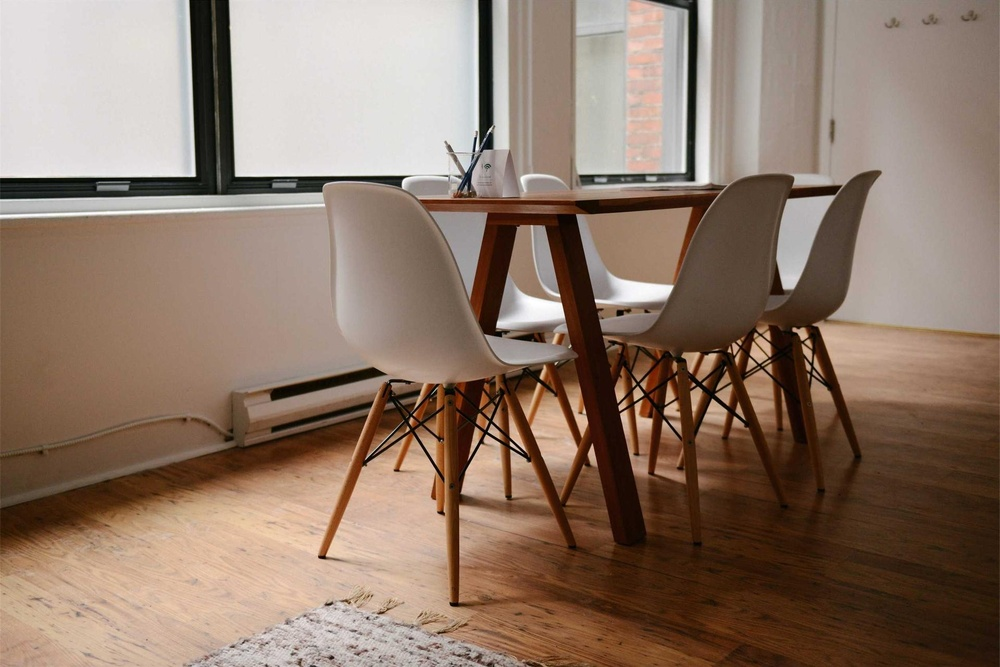
#> input picture .claude/skills/design-taste-frontend/assets/components/fx-photo/meeting-room.jpg, 1000 x 667 px, shrunk from 1920 x 1280 before the run
$ python -i finitura.py   (imports and definitions only)
#> lines starting #> are read from the running program, lines starting #| are printed output that depends on the picture
#> further down, picture is the input picture: PIL image 1000x667 RGB; mean R, G, B 142.5, 120.7, 105.5
"""Finitura fotografica dei fotogrammi: alone sulle alte luci, vignettatura, grana.

    python film/finitura.py ingresso.png uscita.jpg [--grana 2.0] [--vignetta 0.16] [--seme 1]

La grana usa un seme: con lo stesso seme due fotogrammi hanno la stessa grana (utile per i fermi immagine),
con semi diversi la grana cambia da un fotogramma all'altro come in una ripresa vera.
"""
import argparse

import numpy as np
from PIL import Image, ImageFilter


def finisci(img, grana=2.0, vignetta=0.16, alone=0.10, seme=1, luce=None):
    """`luce` = (x, y, raggio, forza): una pozza di luce centrata in (x, y), in frazioni dell'immagine.
    Fuori dal raggio l'immagine scurisce fino a `forza`. È ferma sullo schermo: nel sito la stessa
    sfumatura sta sopra il tessuto che scorre."""
#> called with grana = 2, vignetta = 0.16, alone = 0.1, seme = 1
    a = np.asarray(img.convert("RGB"), np.float32) / 255.0
    h, w, _ = a.shape
#> h = 667; w = 1000
    if luce is not None:
        lx, ly, raggio, forza = luce
        yy, xx = np.mgrid[0:h, 0:w].astype(np.float32)
        d = np.hypot((xx / w - lx), (yy / h - ly) * h / w) / raggio
        cade = np.clip((d - 0.35) / 0.9, 0, 1)
        cade = cade * cade * (3 - 2 * cade)
        a = a * (1 - forza * cade)[..., None]
    # alone: le parti più luminose sbordano appena, come attraverso un obiettivo
    lum = a.max(axis=2)
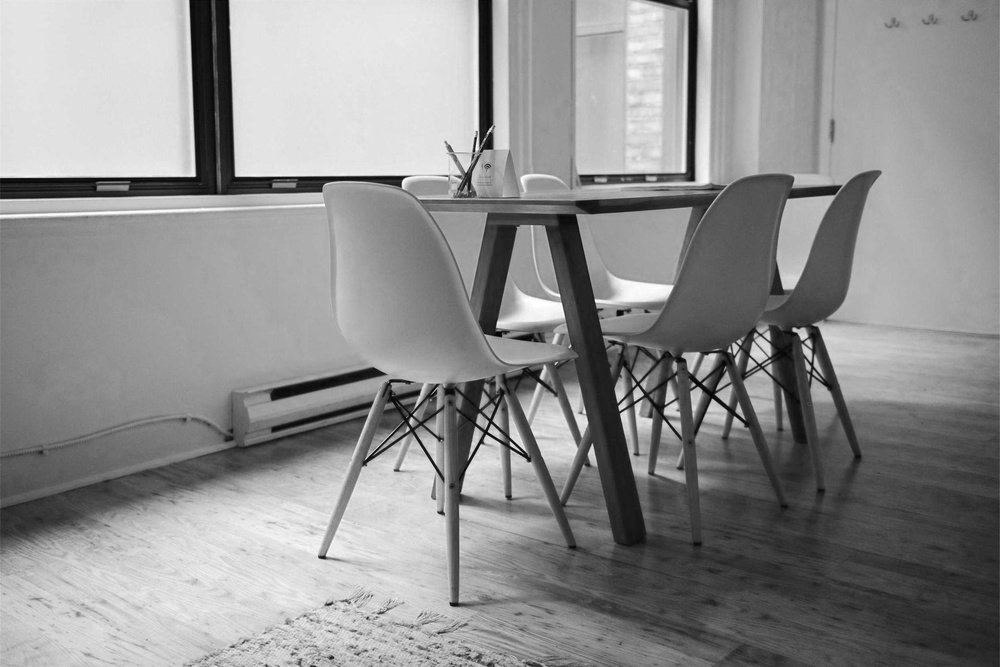
#> lum: shape (667, 1000) float32; min 0.00392, max 1, mean 0.56
    chiare = np.clip((lum - 0.82) / 0.18, 0, 1)[..., None] * a
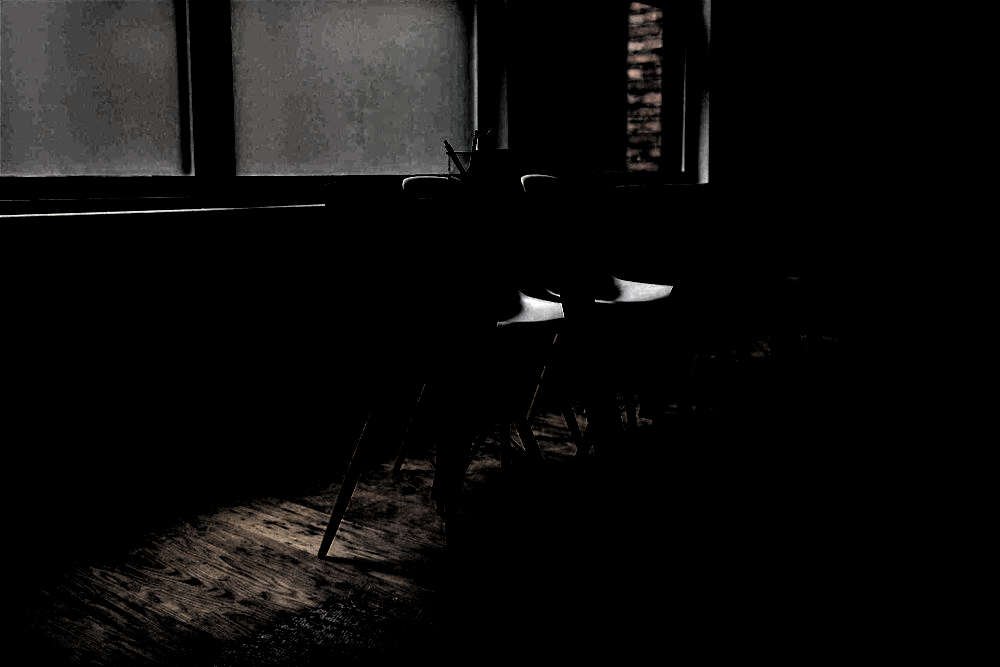
#> chiare: shape (667, 1000, 3) float32; mean R, G, B 0.0522, 0.0498, 0.0482
    sfoc = np.asarray(Image.fromarray((chiare * 255).astype(np.uint8)).filter(ImageFilter.GaussianBlur(w / 110)), np.float32) / 255.0
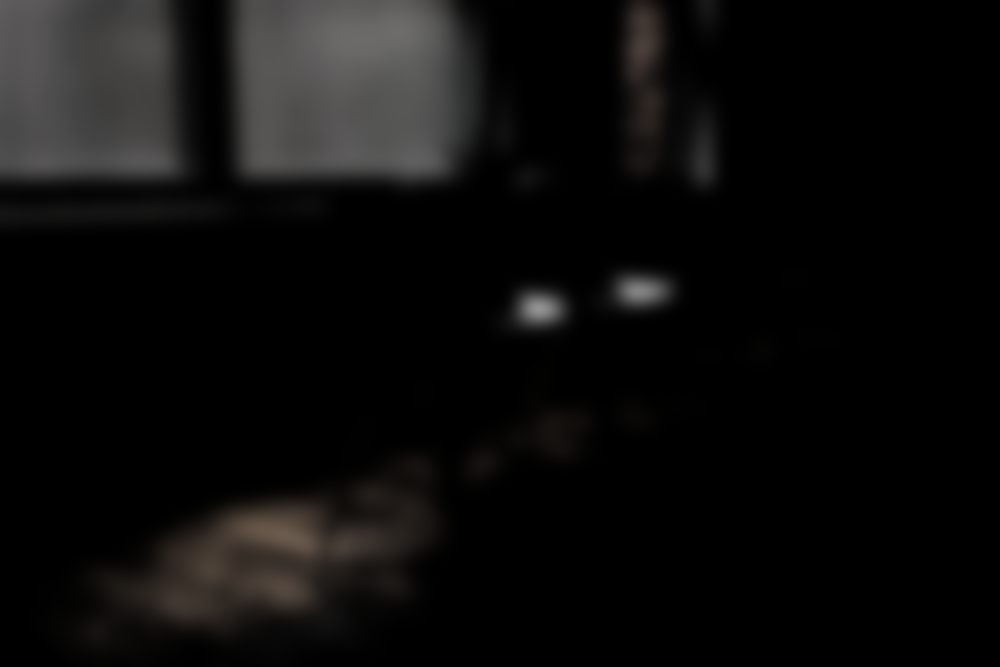
#> sfoc: shape (667, 1000, 3) float32; mean R, G, B 0.0518, 0.0494, 0.0479
    a = 1 - (1 - a) * (1 - alone * 2.2 * sfoc)
    # vignettatura morbida verso gli angoli
    y, x = np.mgrid[0:h, 0:w].astype(np.float32)
    r = np.hypot((x - w / 2) / (w / 2), (y - h / 2) / (h / 2)) / np.sqrt(2)
    a *= (1 - vignetta * np.clip(r, 0, 1) ** 2.2)[..., None]
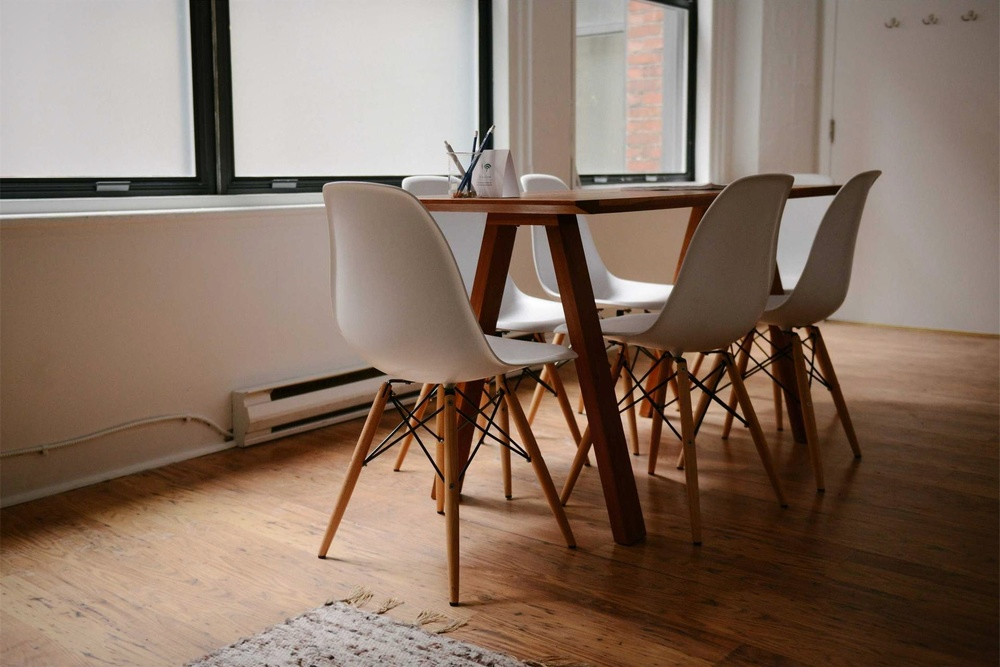
#> a: shape (667, 1000, 3) float32; mean R, G, B 0.532, 0.451, 0.394
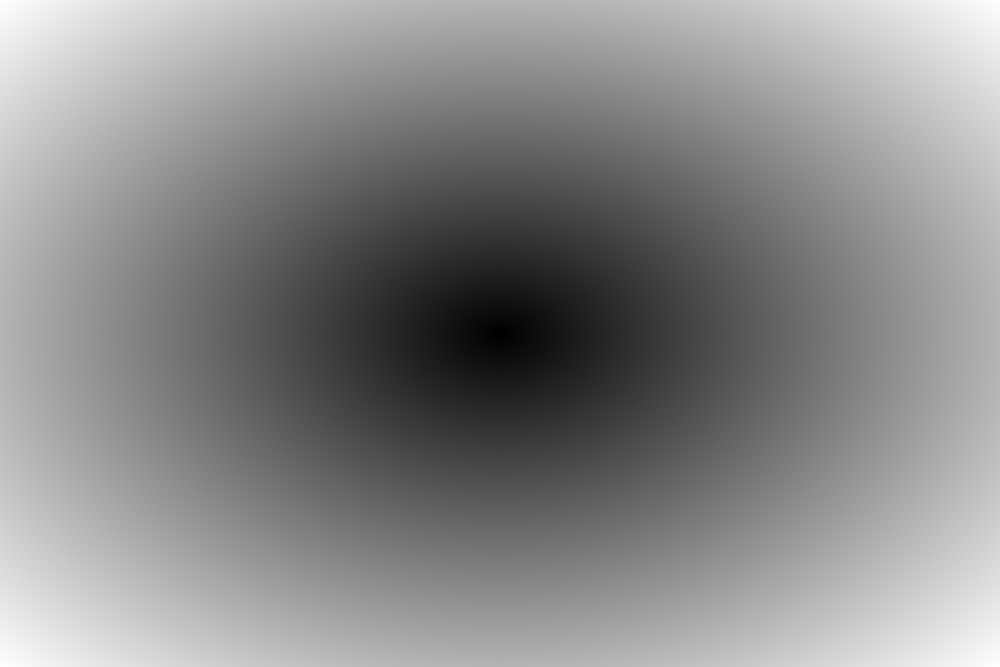
#> r: shape (667, 1000) float32; min 0.00106, max 1, mean 0.541
    # grana fine, uguale sui tre canali, più visibile nei mezzi toni
    rng = np.random.default_rng(seme)
    g = rng.normal(0, grana / 255.0, (h, w)).astype(np.float32)
    g = np.asarray(Image.fromarray(((g * 4 + 0.5).clip(0, 1) * 255).astype(np.uint8)).filter(ImageFilter.GaussianBlur(0.55)), np.float32) / 255.0
    g = (g - 0.5) / 4 * 1.6
    peso = 0.45 + 0.55 * (1 - np.abs(a.mean(axis=2) * 2 - 1))
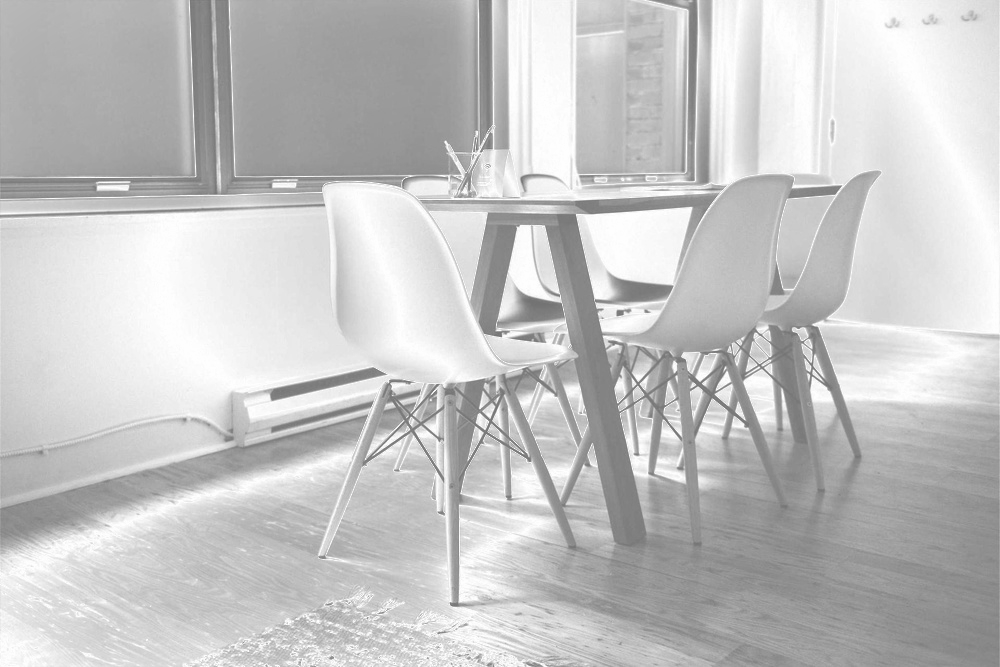
#> peso: shape (667, 1000) float32; min 0.451, max 1, mean 0.773
    a = a + (g * peso)[..., None]
    return Image.fromarray((np.clip(a, 0, 1) * 255 + 0.5).astype(np.uint8))


# [13 lines not run here, left out]

>>> from PIL import Image
>>> picture = Image.open('../.claude/skills/design-taste-frontend/assets/components/fx-photo/meeting-room.jpg')
>>> result = finisci(picture)
